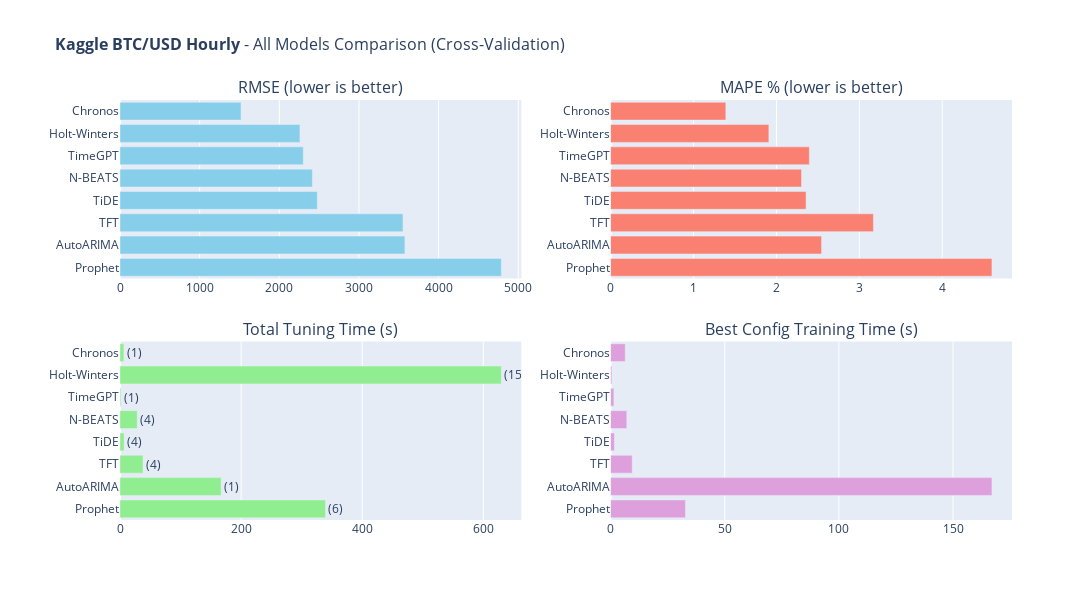

Source (notebook cell):
### Code cell
# 10. All Models Comparison (Interactive)

fig_comparison = plot_model_comparison(
    tracker.get_results_df(),  # <--- ZDE SE BEROU DATA
    DATASET_CONFIG["name"], 
    value_unit=DATASET_CONFIG.get("value_unit")
)
fig_comparison.show()

### Figure 1 — Plotly figure (JSON) as saved in the notebook; plotly's stock layout.template omitted (floating-point values rounded to 4 significant figures)
{"data": [{"hovertemplate": "<b>%{y}</b><br>RMSE: %{x:.2f}<extra></extra>", "marker": {"color": "skyblue"}, "orientation": "h", "type": "bar", "x": [1519.0, 2259.0, 2301.0, 2415.0, 2477.0, 3552.0, 3576.0, 4787.0], "xaxis": "x", "y": ["Chronos", "Holt-Winters", "TimeGPT", "N-BEATS", "TiDE", "TFT", "AutoARIMA", "Prophet"], "yaxis": "y"}, {"hovertemplate": "<b>%{y}</b><br>MAPE: %{x:.2f}%<extra></extra>", "marker": {"color": "salmon"}, "orientation": "h", "type": "bar", "x": [1.39, 1.909, 2.397, 2.303, 2.358, 3.17, 2.545, 4.6], "xaxis": "x2", "y": ["Chronos", "Holt-Winters", "TimeGPT", "N-BEATS", "TiDE", "TFT", "AutoARIMA", "Prophet"], "yaxis": "y2"}, {"hovertemplate": "<b>%{y}</b><br>Time: %{x:.2f}s<extra></extra>", "marker": {"color": "lightgreen"}, "orientation": "h", "text": ["(1)", "(15)", "(1)", "(4)", "(4)", "(4)", "(1)", "(6)"], "textposition": "outside", "type": "bar", "x": [6.407, 629.7, 1.439, 28.38, 6.784, 38.02, 167.0, 339.3], "xaxis": "x3", "y": ["Chronos", "Holt-Winters", "TimeGPT", "N-BEATS", "TiDE", "TFT", "AutoARIMA", "Prophet"], "yaxis": "y3"}, {"hovertemplate": "<b>%{y}</b><br>Time: %{x:.2f}s<extra></extra>", "marker": {"color": "plum"}, "orientation": "h", "type": "bar", "x": [6.407, 0.546, 1.439, 7.104, 1.676, 9.48, 167.0, 32.79], "xaxis": "x4", "y": ["Chronos", "Holt-Winters", "TimeGPT", "N-BEATS", "TiDE", "TFT", "AutoARIMA", "Prophet"], "yaxis": "y4"}], "layout": {"annotations": [{"font": {"size": 16}, "showarrow": false, "text": "RMSE (lower is better)", "x": 0.225, "xanchor": "center", "xref": "paper", "y": 1, "yanchor": "bottom", "yref": "paper"}, {"font": {"size": 16}, "showarrow": false, "text": "MAPE % (lower is better)", "x": 0.775, "xanchor": "center", "xref": "paper", "y": 1, "yanchor": "bottom", "yref": "paper"}, {"font": {"size": 16}, "showarrow": false, "text": "Total Tuning Time (s)", "x": 0.225, "xanchor": "center", "xref": "paper", "y": 0.425, "yanchor": "bottom", "yref": "paper"}, {"font": {"size": 16}, "showarrow": false, "text": "Best Config Training Time (s)", "x": 0.775, "xanchor": "center", "xref": "paper", "y": 0.425, "yanchor": "bottom", "yref": "paper"}], "height": 600, "margin": {"l": 120}, "showlegend": false, "title": {"font": {"size": 16}, "text": "<b>Kaggle BTC/USD Hourly</b> - All Models Comparison (Cross-Validation)"}, "width": 1700, "xaxis": {"anchor": "y", "domain": [0, 0.45]}, "xaxis2": {"anchor": "y2", "domain": [0.55, 1]}, "xaxis3": {"anchor": "y3", "domain": [0, 0.45]}, "xaxis4": {"anchor": "y4", "domain": [0.55, 1]}, "yaxis": {"anchor": "x", "autorange": "reversed", "domain": [0.575, 1]}, "yaxis2": {"anchor": "x2", "autorange": "reversed", "domain": [0.575, 1]}, "yaxis3": {"anchor": "x3", "autorange": "reversed", "domain": [0, 0.425]}, "yaxis4": {"anchor": "x4", "autorange": "reversed", "domain": [0, 0.425]}}}
